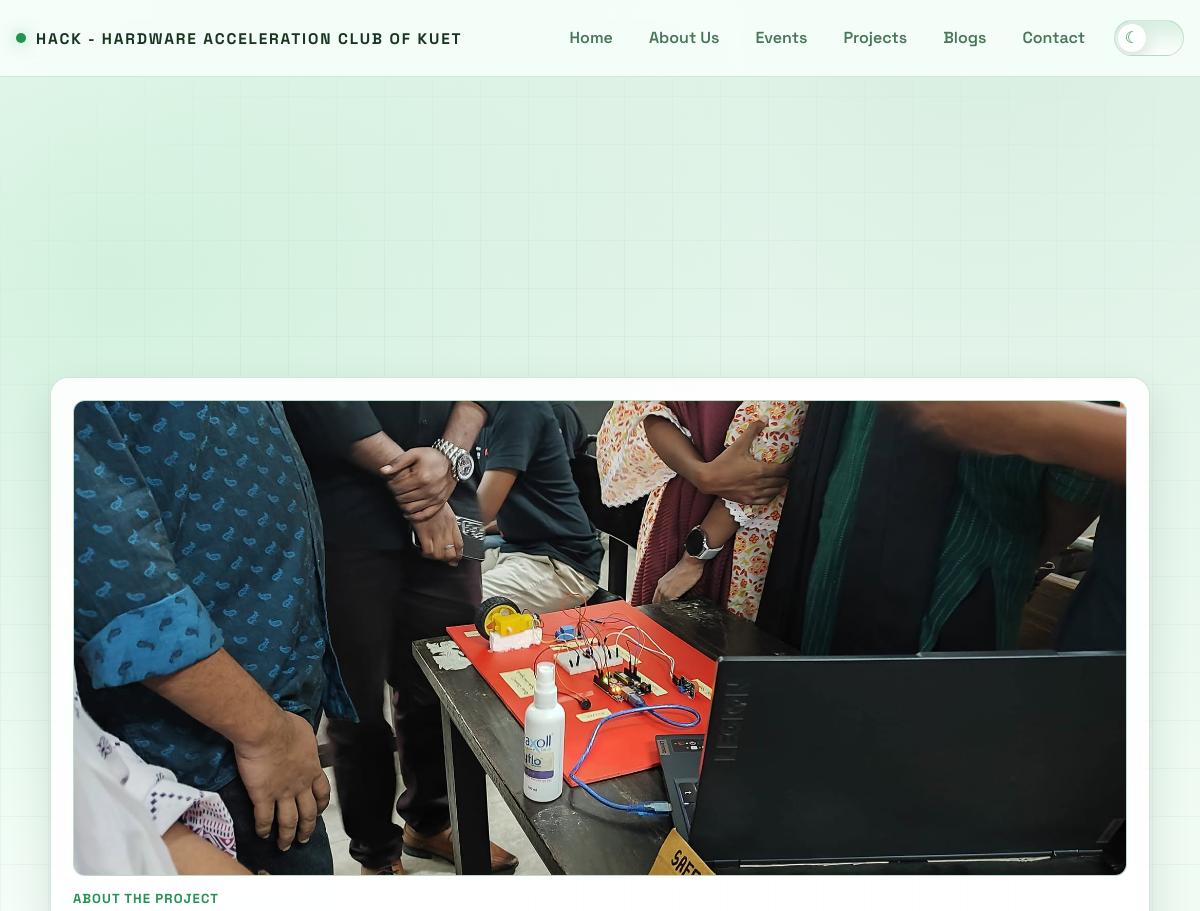
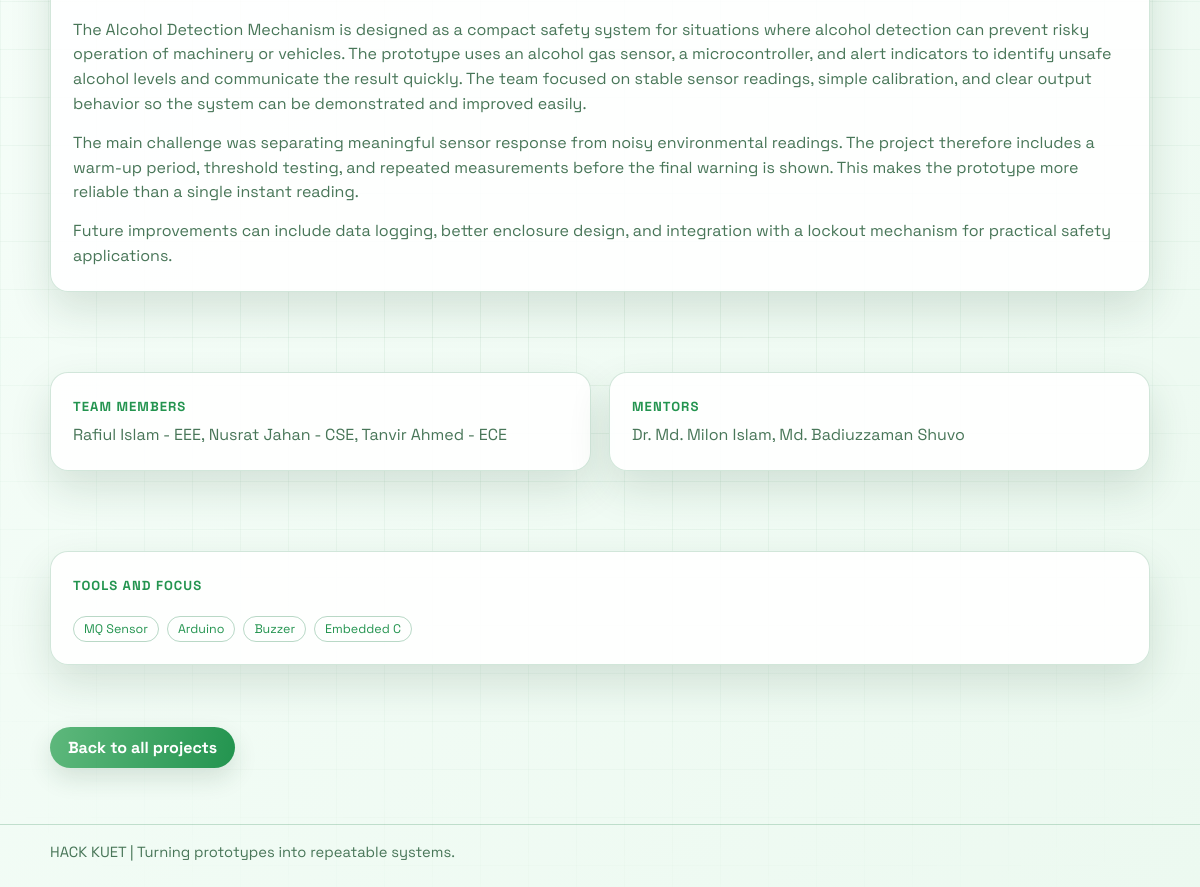
Page /project-detail.php?slug=alcohol-detection-mechanism on the committed database (2 pictures, top to bottom).
### tables this page shows
CREATE TABLE IF NOT EXISTS `projects` (
  `id`               INT UNSIGNED NOT NULL AUTO_INCREMENT,
  `title`            VARCHAR(200) NOT NULL,
  `slug`             VARCHAR(220) NOT NULL,
  `description`      TEXT         NOT NULL,
  `full_description` LONGTEXT     NULL DEFAULT NULL,
  `cover_image`      VARCHAR(255) NULL DEFAULT NULL,
  `team_members`     VARCHAR(500) NULL DEFAULT NULL,
  `mentors`          VARCHAR(500) NULL DEFAULT NULL,
  `technologies`     VARCHAR(500) NULL DEFAULT NULL,
  `github_link`      VARCHAR(500) NULL DEFAULT NULL,
  `project_status`   ENUM('ongoing','completed','featured') NOT NULL DEFAULT 'ongoing',
  `display_order`    INT          NOT NULL DEFAULT 0,
  `created_at`       TIMESTAMP    NOT NULL DEFAULT CURRENT_TIMESTAMP,
  `updated_at`       TIMESTAMP    NOT NULL DEFAULT CURRENT_TIMESTAMP ON UPDATE CURRENT_TIMESTAMP,
  `created_by`       INT UNSIGNED NULL DEFAULT NULL,
  PRIMARY KEY (`id`),
  UNIQUE KEY `uq_project_slug` (`slug`),
  CONSTRAINT `fk_project_admin` FOREIGN KEY (`created_by`) REFERENCES `admins` (`id`) ON DELETE SET NULL
);

### project-detail.php (the view, shortened to what this page needs)
<?php
require_once __DIR__ . '/public-data.php';
$slug = trim((string) ($_GET['slug'] ?? ''));
$rows = public_rows("SELECT * FROM projects WHERE slug = ? LIMIT 1", [$slug]);
$project = $rows[0] ?? null;
    ?>
    <main class="container">
        <section class="section">
            <article class="card project-detail-card">
                <?php if (!empty($project['cover_image'])): ?>
                    <img class="project-detail-image" src="<?= public_h($project['cover_image']) ?>" alt="<?= public_h($project['title']) ?>" onerror="this.remove()">
                <?php endif; ?>
                <span class="meta">About The Project</span>
                <div class="project-content">
                    <?php foreach (preg_split('/\R{2,}/', trim((string) $project['full_description'])) as $paragraph): ?>
                        <?php if (trim($paragraph) !== ''): ?>
                            <p><?= nl2br(public_h($paragraph)) ?></p>
                        <?php endif; ?>
                    <?php endforeach; ?>
                </div>
            </article>
        </section>
        <section class="section">
            <div class="grid two">
                <article class="card">
                    <span class="meta">Team Members</span>
                    <p><?= public_h($project['team_members'] ?: 'Team information will be added soon.') ?></p>
                </article>
                <article class="card">
                    <span class="meta">Mentors</span>
                    <p><?= public_h($project['mentors'] ?? 'Mentor information will be added soon.') ?></p>
                </article>
            </div>
        </section>
        <section class="section">
            <article class="card">
                <span class="meta">Tools And Focus</span>
                <?php $chips = public_chips($project['technologies'] ?? ''); ?>
                <?php if ($chips): ?>
                    <div class="chips">
                        <?php foreach ($chips as $chip): ?>
                            <span class="chip"><?= public_h($chip) ?></span>
                        <?php endforeach; ?>
                    </div>
                <?php endif; ?>
            </article>
        </section>
        <section class="section back-link-section">
            <a class="back-link-btn" href="project.php">Back to all projects</a>
        </section>
    </main>

### style.css (style rules this page uses)
:root { --bg-1: #f8fffb; --bg-2: #ecf9f0; --panel: rgba(255, 255, 255, 0.9); --panel-border: rgba(52, 140, 89, 0.22); --text: #17351f; --muted: #487658; --accent: #23944f; --accent-2: #5eb87c; --shadow: 0 18px 42px rgba(26, 74, 42, 0.14); --bg-glow-1: rgba(92, 196, 130, 0.24); --bg-glow-2: rgba(54, 157, 93, 0.15); --grid-line: rgba(42, 128, 76, 0.08); --header-bg: rgba(248, 255, 251, 0.88); --header-border: rgba(52, 140, 89, 0.2); --chip-border: rgba(52, 140, 89, 0.34); --timeline-border: rgba(52, 140, 89, 0.34); --input-border: rgba(52, 140, 89, 0.3); --input-bg: rgba(255, 255, 255, 0.96); --nav-hover-border: rgba(52, 140, 89, 0.48); --footer-border: rgba(52, 140, 89, 0.26); --btn-text: #ffffff; --focus-ring: rgba(35, 148, 79, 0.28); --brand-glow: rgba(35, 148, 79, 0.5); --toggle-track: rgba(35, 148, 79, 0.14); --toggle-track-hover: rgba(35, 148, 79, 0.22); --toggle-thumb: #ffffff; --toggle-thumb-shadow: 0 8px 18px rgba(26, 74, 42, 0.18); }
* { box-sizing: border-box; }
body { margin: 0; min-height: 100vh; color: var(--text); font-family: "Space Grotesk", "Segoe UI", sans-serif; background: radial-gradient(circle at 10% 15%, var(--bg-glow-1), transparent 35%), radial-gradient(circle at 80% 0%, var(--bg-glow-2), transparent 42%), linear-gradient(130deg, var(--bg-1), var(--bg-2)); overflow-x: hidden; transition: background 260ms ease, color 220ms ease; }
html, body { max-width: 100%; }
body::before { content: ""; position: fixed; inset: 0; pointer-events: none; background-image: linear-gradient(var(--grid-line) 1px, transparent 1px), linear-gradient(90deg, var(--grid-line) 1px, transparent 1px); background-size: 48px 48px; mask-image: radial-gradient(circle at center, black 30%, transparent 95%); }
.container { width: min(1100px, calc(100% - 32px)); margin: 0 auto; }
.section { padding: 24px 0 56px; }
.grid { display: grid; gap: 18px; }
.grid.two { grid-template-columns: repeat(2, minmax(0, 1fr)); }
.card { background: var(--panel); border: 1px solid var(--panel-border); border-radius: 18px; padding: 22px; box-shadow: var(--shadow); animation: riseIn 700ms ease both; }
.card p { margin: 0; color: var(--muted); line-height: 1.55; }
.project-intro, .project-detail-card, .project-content { display: grid; gap: 14px; }
.project-intro p, .project-content p { margin: 0; }
.project-detail-image { width: 100%; max-height: 520px; object-fit: contain; object-position: center; border-radius: 12px; border: 1px solid var(--panel-border); background: color-mix(in srgb, var(--panel) 86%, var(--accent) 14%); }
.js-reveal { opacity: 0; transform: translateY(20px); transition: opacity 420ms ease, transform 420ms ease; }
.chips { margin-top: 14px; display: flex; flex-wrap: wrap; gap: 8px; }
.chip { border: 1px solid var(--chip-border); border-radius: 999px; padding: 4px 10px; font-size: 0.78rem; color: var(--accent); }
.meta { display: inline-block; margin-bottom: 8px; color: var(--accent); font-size: 0.82rem; font-weight: 700; letter-spacing: 0.08em; text-transform: uppercase; }
.back-link-btn { display: inline-flex; width: fit-content; align-items: center; justify-content: center; margin-top: 6px; border-radius: 999px; padding: 10px 18px; background: linear-gradient(100deg, var(--accent-2), var(--accent)); color: var(--btn-text); font-weight: 700; text-decoration: none; box-shadow: 0 10px 24px rgba(26, 74, 42, 0.14); transition: filter 180ms ease, transform 180ms ease; }
.back-link-section { padding-top: 0; display: flex; justify-content: flex-start; }

### rows in the picture
projects: cover_image (picture), full_description "The Alcohol Detection Mechanism is designed as a compact safety system for situations where alcohol detection can prevent risky operation of machinery or vehicles. The prototype uses an alcohol gas sensor, a microcontroller, and alert indicators to identify unsafe alcohol levels and communicate the result quickly. The team focused on stable sensor readings, simple calibration, and clear output behavior so the system can be demonstrated and improved easily.", full_description "The main challenge was separating meaningful sensor response from noisy environmental readings. The project therefore includes a warm-up period, threshold testing, and repeated measurements before the final warning is shown. This makes the prototype more reliable than a single instant reading.", full_description "Future improvements can include data logging, better enclosure design, and integration with a lockout mechanism for practical safety applications.", team_members "Rafiul Islam - EEE, Nusrat Jahan - CSE, Tanvir Ahmed - ECE", mentors "Dr. Md. Milon Islam, Md. Badiuzzaman Shuvo", technologies "MQ Sensor", technologies "Arduino", technologies "Buzzer", technologies "Embedded C"

### other values in the picture
public_h($label) "Home"
public_h($label) "About Us"
public_h($label) "Events"
public_h($label) "Projects"
public_h($label) "Blogs"
public_h($label) "Contact"
public_h($text) "HACK KUET | Turning prototypes into repeatable systems."
